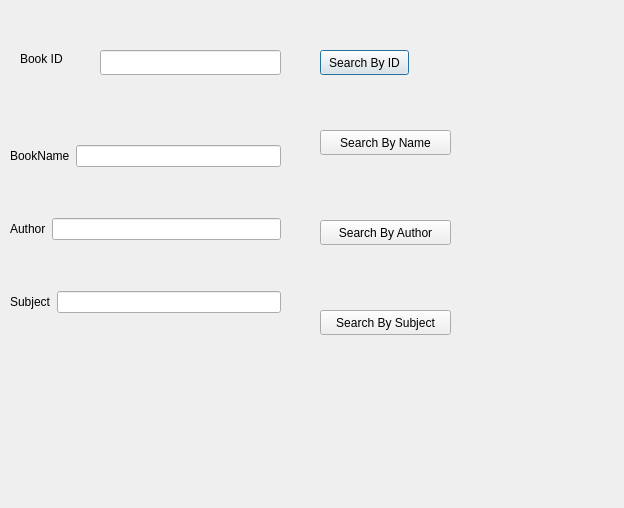
<?xml version="1.0" encoding="UTF-8"?>
<ui version="4.0">
 <class>Window_Search</class>
 <widget class="QDialog" name="Window_Search">
  <property name="geometry">
   <rect>
    <x>0</x>
    <y>0</y>
    <width>624</width>
    <height>508</height>
   </rect>
  </property>
  <property name="windowTitle">
   <string>Dialog</string>
  </property>
  <widget class="QWidget" name="layoutWidget">
   <property name="geometry">
    <rect>
     <x>10</x>
     <y>100</y>
     <width>271</width>
     <height>261</height>
    </rect>
   </property>
   <layout class="QVBoxLayout" name="verticalLayout">
    <item>
     <layout class="QHBoxLayout" name="horizontalLayout">
      <item>
       <widget class="QLabel" name="label_BookName">
        <property name="text">
         <string>BookName</string>
        </property>
       </widget>
      </item>
      <item>
       <widget class="QLineEdit" name="lineEdit_BookName"/>
      </item>
     </layout>
    </item>
    <item>
     <layout class="QHBoxLayout" name="horizontalLayout_2">
      <item>
       <widget class="QLabel" name="label_AuthorName">
        <property name="text">
         <string>Author</string>
        </property>
       </widget>
      </item>
      <item>
       <widget class="QLineEdit" name="lineEdit_AuthorName"/>
      </item>
     </layout>
    </item>
    <item>
     <layout class="QHBoxLayout" name="horizontalLayout_3">
      <item>
       <widget class="QLabel" name="label_Subject">
        <property name="text">
         <string>Subject</string>
        </property>
       </widget>
      </item>
      <item>
       <widget class="QLineEdit" name="lineEdit_Subject"/>
      </item>
     </layout>
    </item>
   </layout>
  </widget>
  <widget class="QLabel" name="label">
   <property name="geometry">
    <rect>
     <x>20</x>
     <y>50</y>
     <width>67</width>
     <height>17</height>
    </rect>
   </property>
   <property name="text">
    <string>Book ID </string>
   </property>
  </widget>
  <widget class="QLineEdit" name="lineEdit_BookId">
   <property name="geometry">
    <rect>
     <x>100</x>
     <y>50</y>
     <width>181</width>
     <height>25</height>
    </rect>
   </property>
  </widget>
  <widget class="QPushButton" name="pushButton">
   <property name="geometry">
    <rect>
     <x>320</x>
     <y>50</y>
     <width>89</width>
     <height>25</height>
    </rect>
   </property>
   <property name="text">
    <string>Search By ID</string>
   </property>
  </widget>
  <widget class="QPushButton" name="pushButton_2">
   <property name="geometry">
    <rect>
     <x>320</x>
     <y>130</y>
     <width>131</width>
     <height>25</height>
    </rect>
   </property>
   <property name="text">
    <string>Search By Name</string>
   </property>
  </widget>
  <widget class="QPushButton" name="pushButton_3">
   <property name="geometry">
    <rect>
     <x>320</x>
     <y>220</y>
     <width>131</width>
     <height>25</height>
    </rect>
   </property>
   <property name="text">
    <string>Search By Author</string>
   </property>
  </widget>
  <widget class="QPushButton" name="pushButton_4">
   <property name="geometry">
    <rect>
     <x>320</x>
     <y>310</y>
     <width>131</width>
     <height>25</height>
    </rect>
   </property>
   <property name="text">
    <string>Search By Subject</string>
   </property>
  </widget>
 </widget>
 <resources/>
 <connections/>
</ui>
